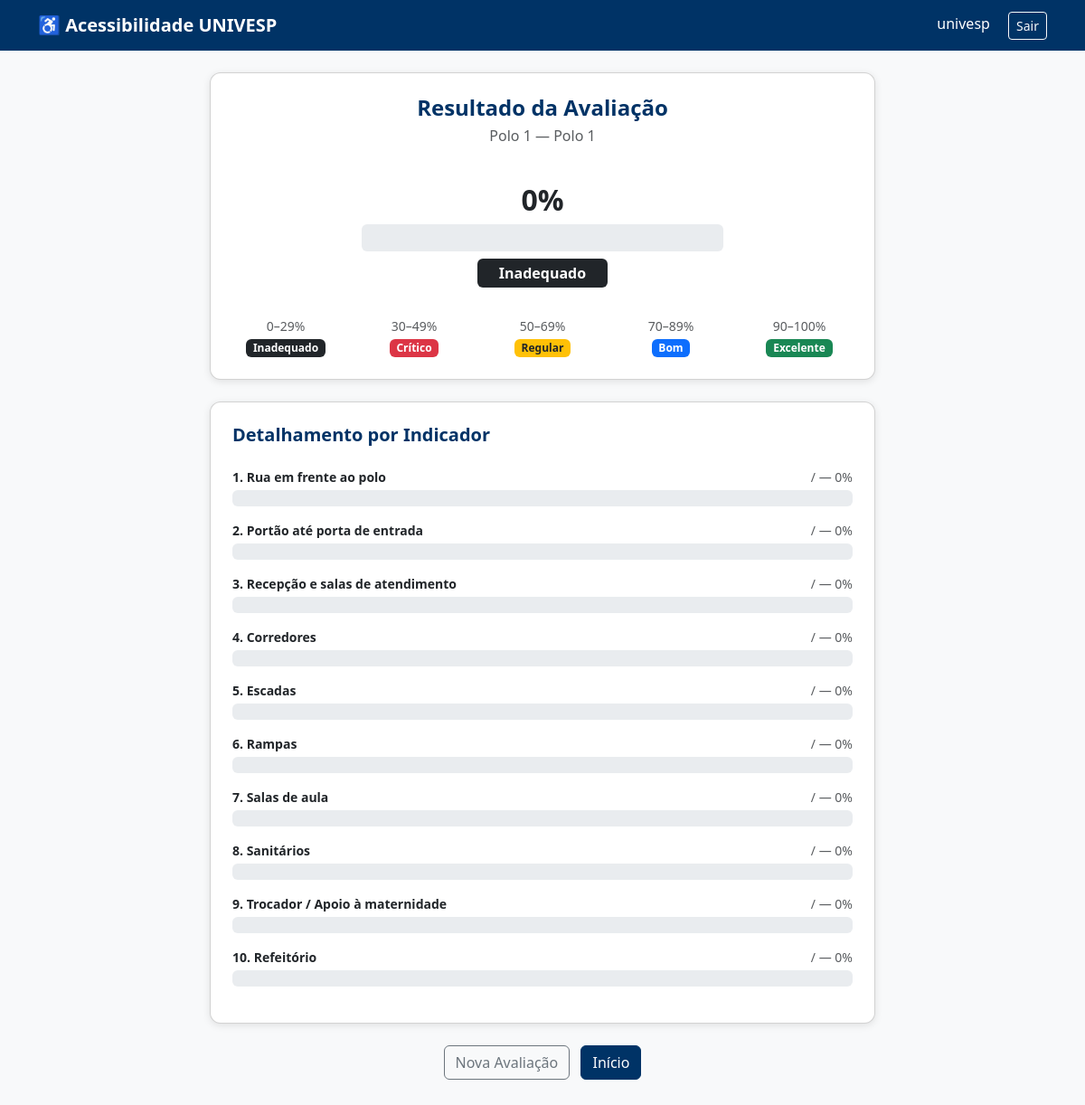
/resultado/18/ (signed in), run on the app's committed database.
### checklist/models.py (models this page shows, shortened)
class Avaliacao(models.Model):
    STATUS = [('rascunho', 'Rascunho'), ('concluida', 'Concluída')]
    polo = models.ForeignKey(Polo, on_delete=models.CASCADE, related_name='avaliacoes')
    data = models.DateField(auto_now_add=True)
    status = models.CharField(max_length=20, choices=STATUS, default='rascunho')
    score_total = models.FloatField(null=True, blank=True)

class Polo(models.Model):
    nome = models.CharField(max_length=200)
    cidade = models.CharField(max_length=100)
    responsavel = models.ForeignKey(User, on_delete=models.SET_NULL, null=True)
    criado_em = models.DateTimeField(auto_now_add=True)

class Indicador(models.Model):
    numero = models.IntegerField()
    nome = models.CharField(max_length=200)
    condicional = models.BooleanField(default=False)
    class Meta:
        ordering = ['numero']

### checklist/views.py (the view)
# urls.py: path('resultado/<int:avaliacao_id>/', views.resultado, name='resultado'),
@login_required
def resultado(request, avaliacao_id):
    avaliacao = get_object_or_404(Avaliacao, id=avaliacao_id)
    indicadores = Indicador.objects.all()
    resultado_por_indicador = []
    total_pontos = 0
    total_possiveis = 0
    for indicador in indicadores:
        perguntas = indicador.perguntas.all()
        respostas = Resposta.objects.filter(avaliacao=avaliacao, pergunta__in=perguntas)
        pontos = 0
        possiveis = 0
        for resposta in respostas:
            possiveis += resposta.pergunta.peso
            if resposta.valor == 'sim':
                pontos += resposta.pergunta.peso
        score = round((pontos / possiveis) * 100) if possiveis > 0 else 0
        total_pontos += pontos
        total_possiveis += possiveis
        resultado_por_indicador.append({
            'indicador': indicador,
            'score': score,
            'pontos': round(pontos, 1),
            'possiveis': round(possiveis, 1),
        })
    score_geral = round((total_pontos / total_possiveis) * 100) if total_possiveis > 0 else 0
    if score_geral >= 90:
        classificacao = ('Excelente', 'success')
    elif score_geral >= 70:
        classificacao = ('Bom', 'primary')
    elif score_geral >= 50:
        classificacao = ('Regular', 'warning')
    elif score_geral >= 30:
        classificacao = ('Crítico', 'danger')
    else:
        classificacao = ('Inadequado', 'dark')
    avaliacao.score_total = score_geral
    avaliacao.status = 'concluida'
    avaliacao.save()
    return render(request, 'checklist/resultado.html', {
        'avaliacao': avaliacao,
        'resultado_por_indicador': resultado_por_indicador,
        'score_geral': score_geral,
        'classificacao': classificacao,
    })

### checklist/templates/checklist/resultado.html (shortened to what this page needs)
{% extends 'checklist/base.html' %}
{% block content %}
<div class="row justify-content-center mt-4">
    <div class="col-md-8">
        <div class="card p-4 mb-4 text-center">
            <h4 class="fw-bold mb-1" style="color: #003366;">Resultado da Avaliação</h4>
            <p class="text-muted">{{ avaliacao.polo.nome }} — {{ avaliacao.polo.cidade }}</p>
            <div class="my-4">
                <h2 class="fw-bold text-{{ classificacao.1 }}">{{ score_geral }}%</h2>
                <div class="progress mx-auto mb-2" style="height: 30px; max-width: 400px;">
                </div>
                <span class="badge bg-{{ classificacao.1 }} fs-6 px-4 py-2">{{ classificacao.0 }}</span>
            </div>
            <div class="row text-center mt-2">
                <div class="col">
                    <small class="text-muted d-block">0–29%</small>
                    <span class="badge bg-dark">Inadequado</span>
                </div>
                <div class="col">
                    <small class="text-muted d-block">30–49%</small>
                    <span class="badge bg-danger">Crítico</span>
                </div>
                <div class="col">
                    <small class="text-muted d-block">50–69%</small>
                    <span class="badge bg-warning text-dark">Regular</span>
                </div>
                <div class="col">
                    <small class="text-muted d-block">70–89%</small>
                    <span class="badge bg-primary">Bom</span>
                </div>
                <div class="col">
                    <small class="text-muted d-block">90–100%</small>
                    <span class="badge bg-success">Excelente</span>
                </div>
            </div>
        </div>
        <div class="card p-4">
            <h5 class="fw-bold mb-4" style="color: #003366;">Detalhamento por Indicador</h5>
            {% for item in resultado_por_indicador %}
            <div class="mb-3">
                <div class="d-flex justify-content-between mb-1">
                    <small class="fw-bold">{{ item.indicador.numero }}. {{ item.indicador.nome }}</small>
                    <small class="text-muted">{{ item.sim }}/{{ item.total }} — {{ item.score }}%</small>
                </div>
                <div class="progress" style="height: 18px;">
                </div>
            </div>
            {% endfor %}
        </div>
        <div class="text-center mt-4 mb-5">
            <a href="{% url 'selecionar_polo' %}" class="btn btn-outline-secondary me-2">Nova Avaliação</a>
            <a href="{% url 'login' %}" class="btn btn-primary">Início</a>
        </div>
    </div>
</div>
{% endblock %}

### checklist/templates/checklist/base.html (shortened to what this page needs)
<!DOCTYPE html>
<html lang="pt-br">
<head>
    <link href="https://cdn.jsdelivr.net/npm/bootstrap@5.3.0/dist/css/bootstrap.min.css" rel="stylesheet">
</head>
<body>
    {% if user.is_authenticated %}
    <nav class="navbar navbar-expand-lg mb-4">
        <div class="container">
            <span class="navbar-brand fw-bold">♿ Acessibilidade UNIVESP</span>
            <div class="ms-auto">
                <span class="text-white me-3">{{ user.username }}</span>
                <a href="{% url 'logout' %}" class="btn btn-outline-light btn-sm">Sair</a>
            </div>
        </div>
    </nav>
    {% endif %}
    <div class="container">
        {% block content %}{% endblock %}
    </div>
</body>
</html>

### checklist/templates/checklist/base.html (style rules this page uses)
body { background-color: #f8f9fa; }
.navbar { background-color: #003366; }
.navbar-brand, .nav-link { color: white !important; }
.btn-primary { background-color: #003366; border-color: #003366; }
.card { border-radius: 12px; box-shadow: 0 2px 8px rgba(0,0,0,0.1); }

### data on the page
Avaliacao: polo.nome "Polo 1", polo.cidade "Polo 1"
Indicador: indicador.numero "1", indicador.nome "Rua em frente ao polo", score "0"
Indicador: indicador.numero "2", indicador.nome "Portão até porta de entrada", score "0"
Indicador: indicador.numero "3", indicador.nome "Recepção e salas de atendimento", score "0"
Indicador: indicador.numero "4", indicador.nome "Corredores", score "0"
Indicador: indicador.numero "5", indicador.nome "Escadas", score "0"
Indicador: indicador.numero "6", indicador.nome "Rampas", score "0"
Indicador: indicador.numero "7", indicador.nome "Salas de aula", score "0"
Indicador: indicador.numero "8", indicador.nome "Sanitários", score "0"
Indicador: indicador.numero "9", indicador.nome "Trocador / Apoio à maternidade", score "0"
Indicador: indicador.numero "10", indicador.nome "Refeitório", score "0"

### other printed values
{{ user.username }} "univesp"
{{ score_geral }} "0"
{{ classificacao.0 }} "Inadequado"
